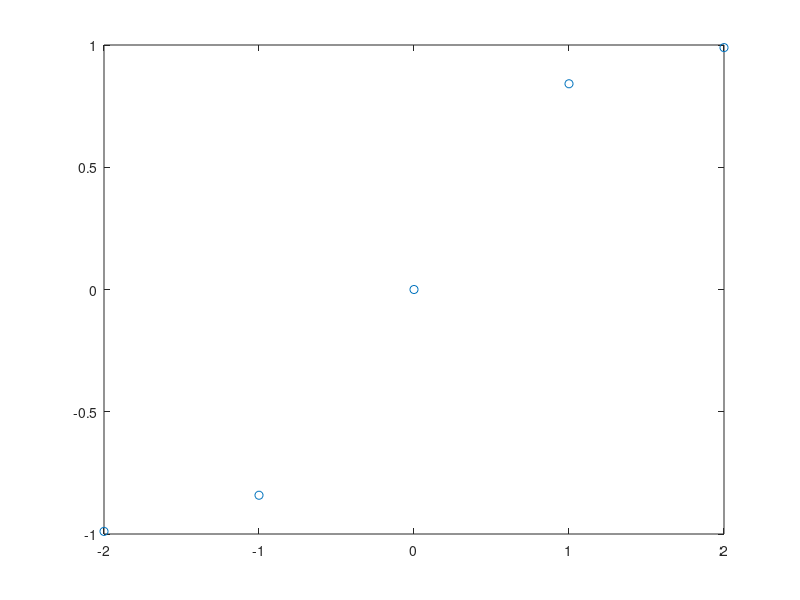

The MATLAB source for this figure: (Note: this script raises an error after producing the figure.)
x=-2:1:2;
  y=sin(x.^3);
  figure;
  plot(x,y,'o'); hold on
  t=-2:0.01:2;
  plot(t,polyinterp(x,y,t),'r');
  plot(t,sin(t.^3),'g');
  legend('Puntos','Interpolacion','Curva original');